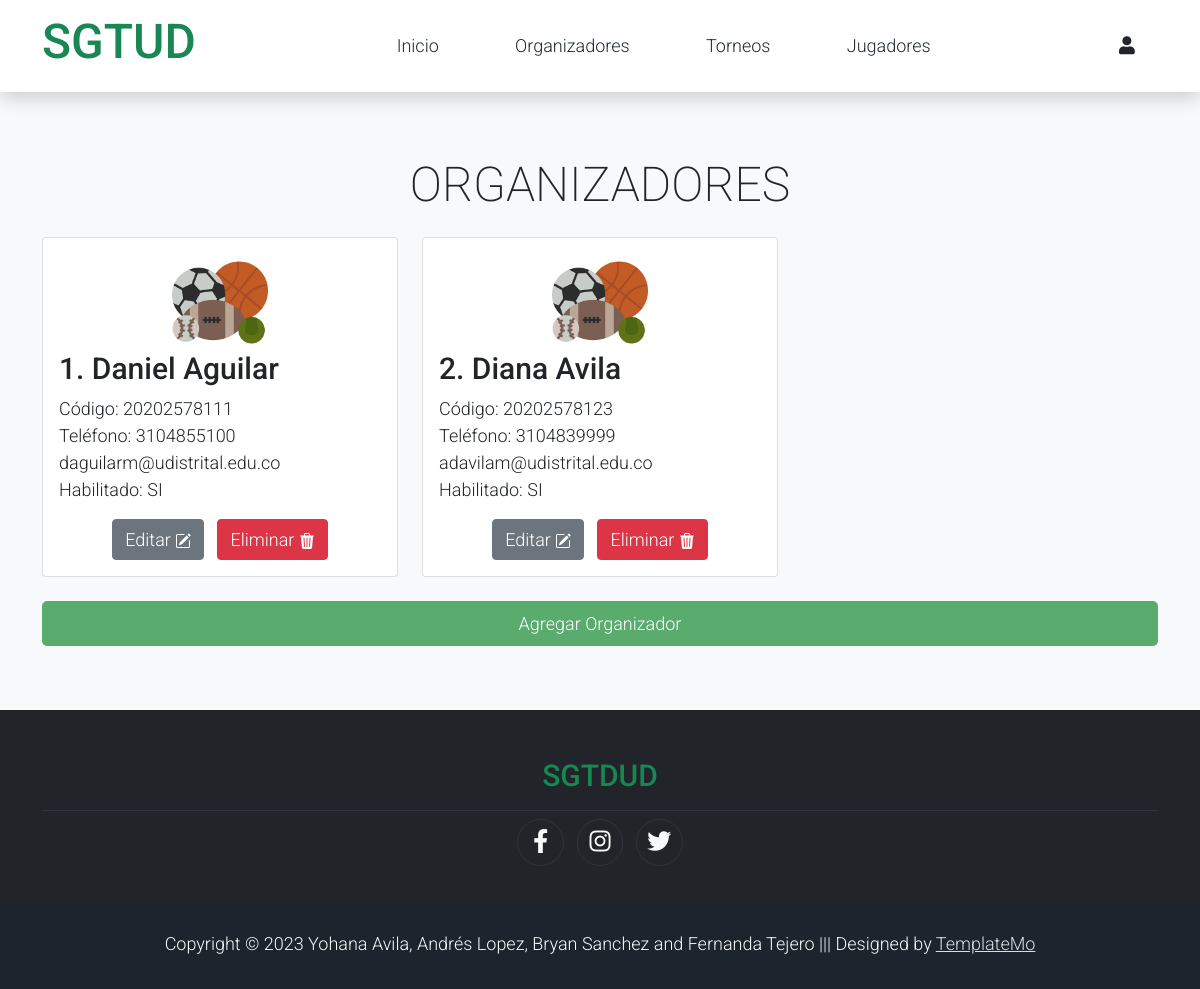
The page /Administrador/organizador.php on the database its author committed.
### tables this page shows
CREATE TABLE organizador(
	id int PRIMARY KEY AUTO_INCREMENT,
    codigo_carrera double not null, 
    nombre varchar(50) not null,
    telefono double not null, 
    correo varchar(50) not null,
    habilitado varchar(6),
    id_torneo int,
    foreign key (id_torneo) references torneo (id),
    contrasena varchar(50) not null
);

### Administrador/organizador.php (the view, shortened to what this page needs)
<!DOCTYPE html>
<html lang="en">
<head>
    <link rel="stylesheet" href="../assets/css/bootstrap.min.css">
    <link rel="stylesheet" href="../assets/css/templatemo.css">
    <link rel="stylesheet" href="../assets/css/custom.css">
    <link rel="stylesheet" href="../assets/css/fontawesome.min.css">
</head>
<body>
    <nav class="navbar navbar-expand-lg navbar-light shadow">
        <div class="container d-flex justify-content-between align-items-center">
            <a class="navbar-brand text-success logo h1 align-self-center" href="../index.php">
                SGTUD
            </a>
            <div class="align-self-center collapse navbar-collapse flex-fill  d-lg-flex justify-content-lg-between" id="templatemo_main_nav">
                <div class="flex-fill">
                    <ul class="nav navbar-nav d-flex justify-content-between mx-lg-auto">
                        <li class="nav-item">
                            <a class="nav-link" href="../index.php">Inicio</a>
                        </li>
                        <li class="nav-item">
                            <a class="nav-link" href="./organizador.php">Organizadores</a>
                        </li>
                        <li class="nav-item">
                            <a class="nav-link" href="../torneos.php">Torneos</a>
                        </li>
                        <li class="nav-item">
                            <a class="nav-link" href="./players.php">Jugadores</a>
                        </li>
                    </ul>
                </div>
                <div class="navbar align-self-center d-flex">
                    <a class="nav-icon position-relative text-decoration-none" href=".../account.html">
                        <i class="fa fa-fw fa-user text-dark mr-3"></i>
                    </a>
                </div>
            </div>
        </div>
    </nav>
    <section class="bg-light">
        <div class="container py-5">
            <div class="row text-center py-3">
                <div class="col-lg-6 m-auto">
                    <h1 class="h1">ORGANIZADORES</h1>
                </div>
            </div>
            <div class="row">
                <?php
                include('./consultarSQL.php');
                $res=consultarOrganizadoresAdm();
                $i=1;
                foreach($res as $row){?>
                <div class="col-12 col-md-4 mb-4">
                    <div class="card h-100">
                        <div class="card-body">
                            <img src="../assets/img/organizador.png" class="card-img-top" style="max-width: 30%; display: block; margin: auto; " >
                            <h2 class="h2 text-decoration-none text-dark">
                                <?php
                                    echo $i;
                                    $i++;
                                ?>. <?php echo $row['nombre']?>
                            </h2>
                            <p class="card-text">
                                Código: <?php echo $row['codigo_carrera']?> <br>
                                Teléfono: <?php echo $row['telefono']?><br>
                                <?php echo $row['correo']?> <br>
                                Habilitado: <?php echo $row['habilitado']?>
                            </p>
                            <div style="display: flex; justify-content: center; align-items: center;">
                                <a class="btn btn-secondary" href="./modificar_organizador.php?id=<?php echo $row['id']?>"> Editar
                                </a>  &nbsp&nbsp&nbsp
                                <a class="btn btn-danger" href="./eliminarOrganizador.php?id=<?php echo $row['id']?>"> Eliminar
                                </a>
                            </div>
                        </div>
                    </div>
                </div>
                <?php }?>
            </div>
            <form action="" method="GET">
                <div class="row pb-3">
                    <div class="col d-grid">
                        <a role="button" href="./crear_organizador.php" class="btn btn-success btn-lg">Agregar Organizador</a>
                    </div>
                </div>
            </div>
    </section>
    <footer class="bg-dark" id="tempaltemo_footer">
        <div class="container">
            <div class="col-md-12 pt-5">
                <h2 class="h2 text-success border-bottom pb-3 border-light logo text-center">SGTDUD</h2>
            </div>
            <div class="row text-light mb-4 align-items-center">
                <div style="display: flex; justify-content: center; align-items: center;">
                    <ul class="list-inline text-left footer-icons " >
                        <li class="list-inline-item border border-light rounded-circle text-center" >
                            <a class="text-light text-decoration-none" target="_blank" href="http://facebook.com/"><i class="fab fa-facebook-f fa-lg fa-fw"></i></a>
                        </li>
                        <li class="list-inline-item border border-light rounded-circle text-center">
                            <a class="text-light text-decoration-none" target="_blank" href="https://www.instagram.com/"><i class="fab fa-instagram fa-lg fa-fw"></i></a>
                        </li>
                        <li class="list-inline-item border border-light rounded-circle text-center">
                            <a class="text-light text-decoration-none" target="_blank" href="https://twitter.com/"><i class="fab fa-twitter fa-lg fa-fw"></i></a>
                        </li>
                    </ul>
                </div>
            </div>
        </div>
        <div class="w-100 bg-black py-3 text-center">
            <div class="container">
                <div class="row pt-2">
                    <div class="col-12">
                        <p class="text-left text-light">
                            Copyright &copy; 2023 Yohana Avila, Andrés Lopez, Bryan Sanchez and Fernanda Tejero
                            ||| Designed by <a rel="sponsored" href="https://templatemo.com/tm-559-zay-shop" target="_blank">TemplateMo</a>
                        </p>
                    </div>
                </div>
            </div>
        </div>
    </footer>
</body>
</html>

### assets/css/templatemo.css (style rules this page uses)
body, ul, li, p, a, label, input, div { font-family: 'Roboto', sans-serif; font-size: 18px !important; font-weight: 300 !important; }
.h1 { font-family: 'Roboto', sans-serif; font-size: 48px !important; font-weight: 200 !important; }
.h2 { font-family: 'Roboto', sans-serif; font-size: 30px !important; font-weight: 300; }
.logo { font-weight: 500 !important; }
.text-success { color: #59ab6e !important; }
.text-light { color: #cfd6e1 !important; }
.bg-dark { background-color: #212934 !important; }
.bg-light { background-color: #e9eef5 !important; }
.bg-black { background-color: #1d242d !important; }
.btn-success { background-color: #59ab6e !important; border-color: #56ae6c !important; }
#templatemo_main_nav a { color: #212934; }
#templatemo_main_nav .navbar .nav-icon { margin-right: 20px; }
#tempaltemo_footer a { color: #dcdde1; }
#tempaltemo_footer ul.footer-icons li { width: 2.6em; height: 2.6em; line-height: 2.6em; }
#tempaltemo_footer .border-light { border-color: #2d343f !important; }
@media (min-width: 768px) { #templatemo_main_nav .navbar-nav { max-width: 450px; } }
@media (min-width: 992px) { #templatemo_main_nav .navbar-nav { max-width: 550px; } }

### rows shown on the page
organizador: nombre "Daniel Aguilar", codigo_carrera "20202578111", telefono "3104855100", correo "daguilarm@udistrital.edu.co", habilitado "SI"
organizador: nombre "Diana Avila", codigo_carrera "20202578123", telefono "3104839999", correo "adavilam@udistrital.edu.co", habilitado "SI"
